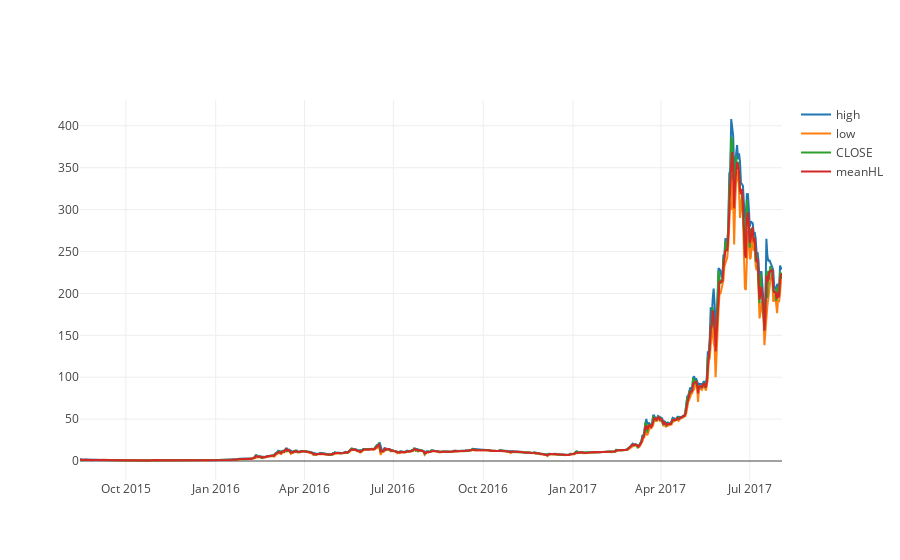

Here is the notebook cell this chart was saved with:
### Code cell
df = get_data.get_data_frame('USDT_ETH', 'poloniex')
ActualValues = go.Scatter( x = df.date, y = df.high, name = 'high')
TrainingValues = go.Scatter( x = df.date, y = df.low, name = 'low')
C = go.Scatter( x = df.date, y = df.close, name = 'CLOSE')
E = go.Scatter(x = df.date, y = (df.high + df.low)/2, name = 'meanHL')
iplot([ActualValues,TrainingValues,C, E])
plt.show()

### Figure 1 — Plotly figure (JSON) as saved in the notebook; plotly's stock layout.template omitted (floating-point values rounded to 4 significant figures; data arrays with more than 128 entries replaced by an {"elided": "..."} marker saying what was removed)
{"data": [{"name": "high", "type": "scatter", "x": {"elided": "720 str values"}, "y": {"elided": "720 float values"}}, {"name": "low", "type": "scatter", "x": {"elided": "720 str values"}, "y": {"elided": "720 float values"}}, {"name": "CLOSE", "type": "scatter", "x": {"elided": "720 str values"}, "y": {"elided": "720 float values"}}, {"name": "meanHL", "type": "scatter", "x": {"elided": "720 str values"}, "y": {"elided": "720 float values"}}], "layout": {}}
